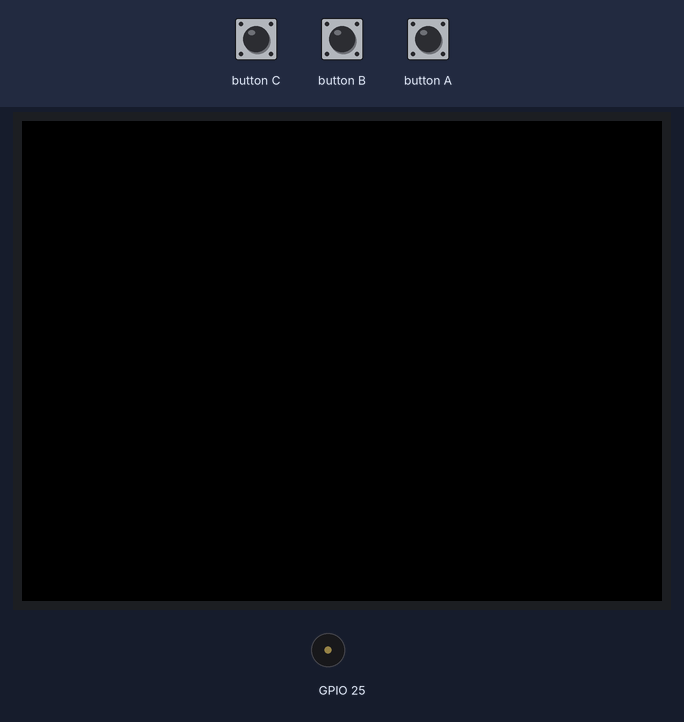
Recording of a sketch running on a simulated ESP32. Shown: 320×240 colour display, buzzer (waves = sounding). Inputs (shaded band) come from the test bench.

Above: at 1.3 s.
1.4 s: button C pressed for 0.15 s
Timing chart, 0 to 4.4 s (numbered marks = the images above; inputs shaded):
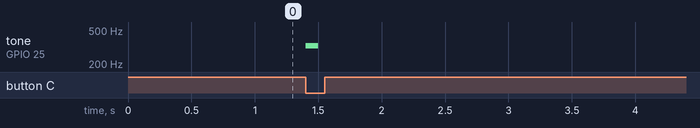

Measured:
- after the input at 1.4 s, tone on GPIO 25: silent → 329 Hz at once, → silent 0.10 s later

The sketch:

M5_Speaker_tone.ino
```cpp
#include <M5Stack.h>

void setup() {
    M5.begin();

    M5.Speaker.begin();

    M5.Speaker.setVolume(1);
}

void loop() {
    M5.update();

    if(M5.BtnA.wasPressed()) {
        M5.Speaker.tone(261, 200);
    }

    if(M5.BtnB.wasPressed()) {
        M5.Speaker.tone(293, 200);
    }

    if(M5.BtnC.wasPressed()) {
        M5.Speaker.tone(329, 100);
    }
}
```
